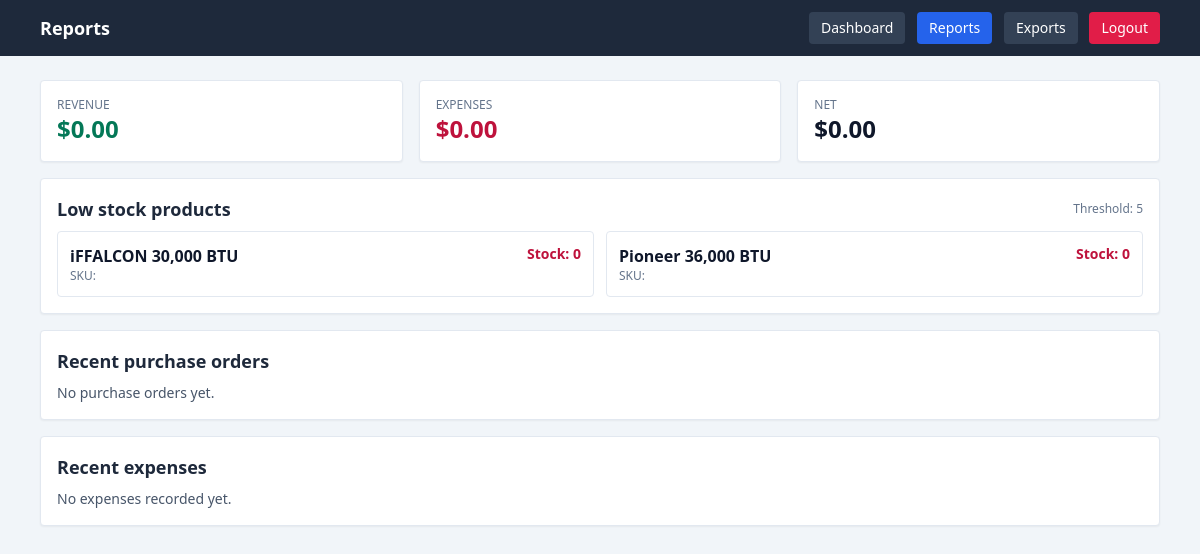
Page /reports.php (signed in) on the committed database.
### tables this page shows
CREATE TABLE products (
        id TEXT PRIMARY KEY,
        name TEXT NOT NULL,
        slug TEXT NOT NULL UNIQUE,
        description TEXT,
        price_cents INTEGER NOT NULL DEFAULT 0,
        currency TEXT NOT NULL DEFAULT "USD",
        sku TEXT UNIQUE,
        category_id TEXT,
        subcategory_id TEXT,
        stock INTEGER NOT NULL DEFAULT 0,
        status TEXT NOT NULL DEFAULT "active",
        image_id TEXT,
        created_at TEXT,
        updated_at TEXT
    , primary_image_url TEXT, gallery_images TEXT, show_price INTEGER NOT NULL DEFAULT 1);

### config.php (called while the page is built, shortened)
<?php
function get_db(): PDO
{
    static $db = null;
    if ($db instanceof PDO) {
        return $db;
    }
    try {
        $db = new PDO('sqlite:' . DB_FILE);
        $db->setAttribute(PDO::ATTR_ERRMODE, PDO::ERRMODE_EXCEPTION);
        $db->setAttribute(PDO::ATTR_DEFAULT_FETCH_MODE, PDO::FETCH_ASSOC);
    } catch (PDOException $e) {
        die('Database connection failed: ' . htmlspecialchars($e->getMessage(), ENT_QUOTES, 'UTF-8'));
    }
    return $db;
}
function load_products(array $filters = []): array
{
    $db = get_db();
    $params = [];
    $query = 'SELECT id, name, slug, description, price_cents, currency, sku, category_id, subcategory_id, stock, status, image_id, primary_image_url, gallery_images, show_price, created_at, updated_at FROM products';
    $query .= ' ORDER BY name COLLATE NOCASE';
    $stmt = $db->prepare($query);
    $stmt->execute($params);
    $rows = $stmt->fetchAll();
    return is_array($rows) ? $rows : [];
}

### reports.php (the view, shortened to what this page needs)
<?php
$products = load_products();
$lowStockThreshold = 5;
$lowStock = array_filter($products, function ($p) use ($lowStockThreshold) {
    return (int)$p['stock'] <= $lowStockThreshold;
});
$orders = load_purchase_orders();
$expenses = load_expenses();
$db = get_db();
$stmt = $db->query('SELECT SUM(amount_cents) as total FROM payments');
$revenueTotal = (int)($stmt->fetchColumn() ?: 0);
$expenseTotal = 0;
$net = $revenueTotal - $expenseTotal;
function fmt_money($c) { return '$' . number_format($c / 100, 2); }
?>
<!DOCTYPE html>
<html lang="en">
<head>
    <script src="https://cdn.tailwindcss.com"></script>
</head>
<body class="bg-slate-100 min-h-screen">
<header class="bg-slate-800 text-white">
    <div class="max-w-6xl mx-auto px-4 py-3 flex items-center justify-between">
        <h1 class="text-lg font-semibold">Reports</h1>
        <div class="space-x-2 text-sm">
            <a href="admin.php" class="inline-flex items-center px-3 py-1.5 rounded bg-slate-700 hover:bg-slate-600">Dashboard</a>
            <a href="reports.php" class="inline-flex items-center px-3 py-1.5 rounded bg-blue-600 hover:bg-blue-700">Reports</a>
            <a href="exports.php" class="inline-flex items-center px-3 py-1.5 rounded bg-slate-700 hover:bg-slate-600">Exports</a>
            <a href="login.php?logout=1" class="inline-flex items-center px-3 py-1.5 rounded bg-rose-600 hover:bg-rose-700">Logout</a>
        </div>
    </div>
</header>
<main class="max-w-6xl mx-auto px-4 py-6 space-y-4">
    <section class="grid md:grid-cols-3 gap-4">
        <div class="bg-white border border-slate-200 rounded shadow-sm p-4">
            <div class="text-xs uppercase text-slate-500">Revenue</div>
            <div class="text-2xl font-bold text-emerald-700"><?php echo htmlspecialchars(fmt_money($revenueTotal), ENT_QUOTES, 'UTF-8'); ?></div>
        </div>
        <div class="bg-white border border-slate-200 rounded shadow-sm p-4">
            <div class="text-xs uppercase text-slate-500">Expenses</div>
            <div class="text-2xl font-bold text-rose-700"><?php echo htmlspecialchars(fmt_money($expenseTotal), ENT_QUOTES, 'UTF-8'); ?></div>
        </div>
        <div class="bg-white border border-slate-200 rounded shadow-sm p-4">
            <div class="text-xs uppercase text-slate-500">Net</div>
            <div class="text-2xl font-bold text-slate-900"><?php echo htmlspecialchars(fmt_money($net), ENT_QUOTES, 'UTF-8'); ?></div>
        </div>
    </section>
    <section class="bg-white border border-slate-200 rounded shadow-sm p-4 space-y-2">
        <div class="flex items-center justify-between">
            <h2 class="text-lg font-semibold text-slate-800">Low stock products</h2>
            <span class="text-xs text-slate-500">Threshold: <?php echo $lowStockThreshold; ?></span>
        </div>
        <?php if (!empty($lowStock)): ?>
            <div class="grid md:grid-cols-2 gap-3">
                <?php foreach ($lowStock as $p): ?>
                    <div class="border border-slate-200 rounded p-3 flex justify-between">
                        <div>
                            <div class="font-semibold text-slate-900"><?php echo htmlspecialchars($p['name'], ENT_QUOTES, 'UTF-8'); ?></div>
                            <div class="text-xs text-slate-500">SKU: <?php echo htmlspecialchars($p['sku'] ?? '', ENT_QUOTES, 'UTF-8'); ?></div>
                        </div>
                        <div class="text-sm font-bold text-rose-700">Stock: <?php echo (int)$p['stock']; ?></div>
                    </div>
                <?php endforeach; ?>
            </div>
        <?php else: ?>
            <p class="text-sm text-slate-600">No products below threshold.</p>
        <?php endif; ?>
    </section>
    <section class="bg-white border border-slate-200 rounded shadow-sm p-4 space-y-2">
        <h2 class="text-lg font-semibold text-slate-800">Recent purchase orders</h2>
        <?php if (!empty($orders)): ?>
            <div class="overflow-x-auto">
                <table class="min-w-full text-sm">
                    <thead>
                    <tr class="text-left text-slate-600 border-b">
                        <th class="py-2 pr-4">PO ID</th>
                        <th class="py-2 pr-4">Status</th>
                        <th class="py-2 pr-4">Total</th>
                        <th class="py-2 pr-4">Ordered</th>
                    </tr>
                    </thead>
                    <tbody>
                    <?php foreach (array_slice($orders, 0, 5) as $po): ?>
                        <tr class="border-b last:border-0">
                            <td class="py-2 pr-4 font-mono text-xs"><?php echo htmlspecialchars($po['id'], ENT_QUOTES, 'UTF-8'); ?></td>
                            <td class="py-2 pr-4 text-slate-700"><?php echo htmlspecialchars($po['status'], ENT_QUOTES, 'UTF-8'); ?></td>
                            <td class="py-2 pr-4 text-slate-900"><?php echo htmlspecialchars(fmt_money((int)$po['total_cents']), ENT_QUOTES, 'UTF-8'); ?></td>
                            <td class="py-2 pr-4 text-slate-600"><?php echo htmlspecialchars(substr((string)$po['ordered_at'], 0, 10), ENT_QUOTES, 'UTF-8'); ?></td>
                        </tr>
                    <?php endforeach; ?>
                    </tbody>
                </table>
            </div>
        <?php else: ?>
            <p class="text-sm text-slate-600">No purchase orders yet.</p>
        <?php endif; ?>
    </section>
    <section class="bg-white border border-slate-200 rounded shadow-sm p-4 space-y-2">
        <h2 class="text-lg font-semibold text-slate-800">Recent expenses</h2>
        <?php if (!empty($expenses)): ?>
            <div class="overflow-x-auto">
                <table class="min-w-full text-sm">
                    <thead>
                    <tr class="text-left text-slate-600 border-b">
                        <th class="py-2 pr-4">Category</th>
                        <th class="py-2 pr-4">Total</th>
                        <th class="py-2 pr-4">Date</th>
                    </tr>
                    </thead>
                    <tbody>
                    <?php foreach (array_slice($expenses, 0, 5) as $ex): ?>
                        <tr class="border-b last:border-0">
                            <td class="py-2 pr-4 text-slate-800"><?php echo htmlspecialchars($ex['category'] ?? '', ENT_QUOTES, 'UTF-8'); ?></td>
                            <td class="py-2 pr-4 text-slate-900"><?php echo htmlspecialchars(fmt_money((int)$ex['total_cents']), ENT_QUOTES, 'UTF-8'); ?></td>
                            <td class="py-2 pr-4 text-slate-600"><?php echo htmlspecialchars(substr((string)$ex['spent_at'], 0, 10), ENT_QUOTES, 'UTF-8'); ?></td>
                        </tr>
                    <?php endforeach; ?>
                    </tbody>
                </table>
            </div>
        <?php else: ?>
            <p class="text-sm text-slate-600">No expenses recorded yet.</p>
        <?php endif; ?>
    </section>
</main>
</body>
</html>

### rows in the picture
products: name "iFFALCON 30,000 BTU", stock "0"
products: name "Pioneer 36,000 BTU", stock "0"

### other values in the picture
fmt_money($revenueTotal) "$0.00"
fmt_money($expenseTotal) "$0.00"
fmt_money($net) "$0.00"
$lowStockThreshold "5"
